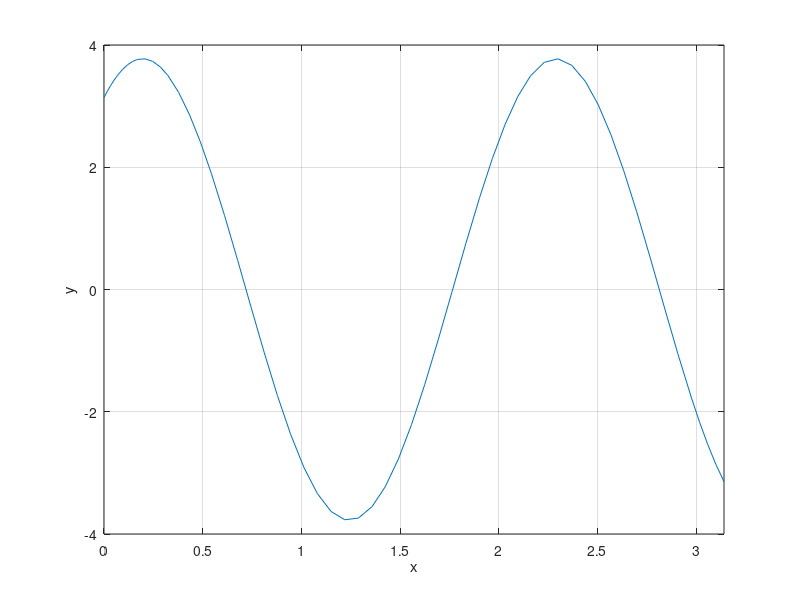

This figure's MATLAB source:
clear
clc
[T,Y] = ode45(@(t,y)[y(2);-9*y(1)],[0 pi],[pi 2*pi]);
plot(T,Y(:,1));
disp([T,Y(:,1)]);
xlim([0 pi])
xlabel('x')
ylabel('y')
grid on